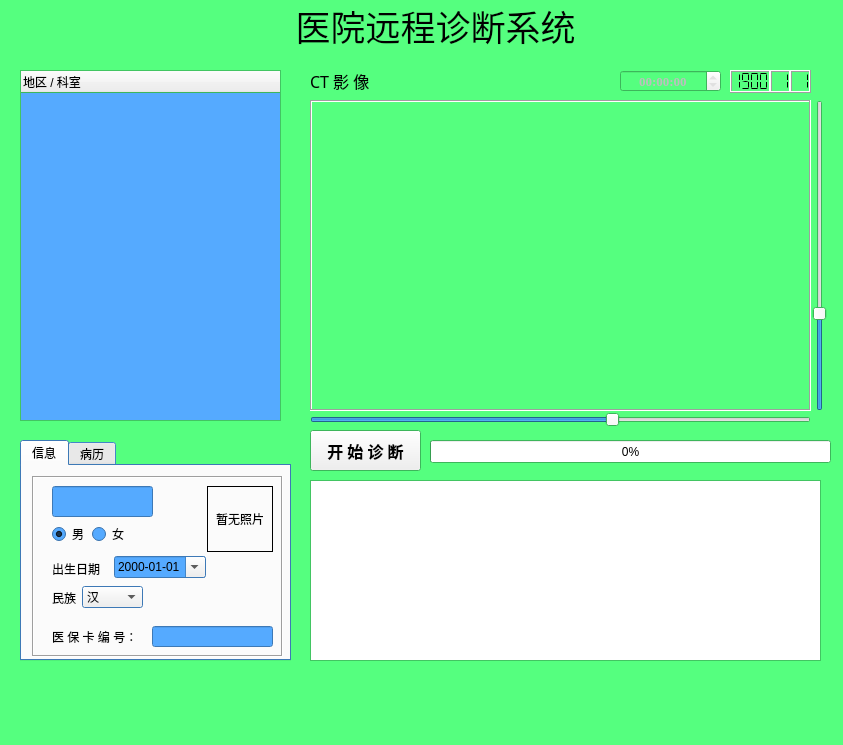
<?xml version="1.0" encoding="UTF-8"?>
<ui version="4.0">
 <class>MainWindow</class>
 <widget class="QMainWindow" name="MainWindow">
  <property name="geometry">
   <rect>
    <x>0</x>
    <y>0</y>
    <width>843</width>
    <height>745</height>
   </rect>
  </property>
  <property name="palette">
   <palette>
    <active>
     <colorrole role="Base">
      <brush brushstyle="SolidPattern">
       <color alpha="255">
        <red>255</red>
        <green>255</green>
        <blue>255</blue>
       </color>
      </brush>
     </colorrole>
     <colorrole role="Window">
      <brush brushstyle="SolidPattern">
       <color alpha="255">
        <red>85</red>
        <green>255</green>
        <blue>127</blue>
       </color>
      </brush>
     </colorrole>
    </active>
    <inactive>
     <colorrole role="Base">
      <brush brushstyle="SolidPattern">
       <color alpha="255">
        <red>255</red>
        <green>255</green>
        <blue>255</blue>
       </color>
      </brush>
     </colorrole>
     <colorrole role="Window">
      <brush brushstyle="SolidPattern">
       <color alpha="255">
        <red>85</red>
        <green>255</green>
        <blue>127</blue>
       </color>
      </brush>
     </colorrole>
    </inactive>
    <disabled>
     <colorrole role="Base">
      <brush brushstyle="SolidPattern">
       <color alpha="255">
        <red>85</red>
        <green>255</green>
        <blue>127</blue>
       </color>
      </brush>
     </colorrole>
     <colorrole role="Window">
      <brush brushstyle="SolidPattern">
       <color alpha="255">
        <red>85</red>
        <green>255</green>
        <blue>127</blue>
       </color>
      </brush>
     </colorrole>
    </disabled>
   </palette>
  </property>
  <property name="windowTitle">
   <string>CT系统</string>
  </property>
  <property name="autoFillBackground">
   <bool>true</bool>
  </property>
  <widget class="QWidget" name="centralWidget">
   <widget class="QLabel" name="label">
    <property name="geometry">
     <rect>
      <x>150</x>
      <y>0</y>
      <width>571</width>
      <height>51</height>
     </rect>
    </property>
    <property name="font">
     <font>
      <family>华文新魏</family>
      <pointsize>26</pointsize>
      <bold>false</bold>
     </font>
    </property>
    <property name="text">
     <string>医院远程诊断系统</string>
    </property>
    <property name="alignment">
     <set>Qt::AlignmentFlag::AlignCenter</set>
    </property>
   </widget>
   <widget class="QTreeWidget" name="treeWidget">
    <property name="geometry">
     <rect>
      <x>20</x>
      <y>70</y>
      <width>261</width>
      <height>351</height>
     </rect>
    </property>
    <property name="palette">
     <palette>
      <active>
       <colorrole role="Base">
        <brush brushstyle="SolidPattern">
         <color alpha="255">
          <red>85</red>
          <green>170</green>
          <blue>255</blue>
         </color>
        </brush>
       </colorrole>
       <colorrole role="Window">
        <brush brushstyle="SolidPattern">
         <color alpha="255">
          <red>85</red>
          <green>255</green>
          <blue>127</blue>
         </color>
        </brush>
       </colorrole>
      </active>
      <inactive>
       <colorrole role="Base">
        <brush brushstyle="SolidPattern">
         <color alpha="255">
          <red>85</red>
          <green>170</green>
          <blue>255</blue>
         </color>
        </brush>
       </colorrole>
       <colorrole role="Window">
        <brush brushstyle="SolidPattern">
         <color alpha="255">
          <red>85</red>
          <green>255</green>
          <blue>127</blue>
         </color>
        </brush>
       </colorrole>
      </inactive>
      <disabled>
       <colorrole role="Base">
        <brush brushstyle="SolidPattern">
         <color alpha="255">
          <red>85</red>
          <green>255</green>
          <blue>127</blue>
         </color>
        </brush>
       </colorrole>
       <colorrole role="Window">
        <brush brushstyle="SolidPattern">
         <color alpha="255">
          <red>85</red>
          <green>255</green>
          <blue>127</blue>
         </color>
        </brush>
       </colorrole>
      </disabled>
     </palette>
    </property>
    <column>
     <property name="text">
      <string>地区 / 科室</string>
     </property>
    </column>
   </widget>
   <widget class="QLabel" name="CT_Img_Label">
    <property name="geometry">
     <rect>
      <x>310</x>
      <y>100</y>
      <width>501</width>
      <height>311</height>
     </rect>
    </property>
    <property name="frameShape">
     <enum>QFrame::Shape::Box</enum>
    </property>
    <property name="frameShadow">
     <enum>QFrame::Shadow::Sunken</enum>
    </property>
    <property name="text">
     <string/>
    </property>
    <property name="pixmap">
     <pixmap>CT.jpg</pixmap>
    </property>
    <property name="scaledContents">
     <bool>true</bool>
    </property>
    <property name="alignment">
     <set>Qt::AlignmentFlag::AlignCenter</set>
    </property>
   </widget>
   <widget class="QLabel" name="label_3">
    <property name="geometry">
     <rect>
      <x>310</x>
      <y>70</y>
      <width>111</width>
      <height>21</height>
     </rect>
    </property>
    <property name="font">
     <font>
      <family>华文仿宋</family>
      <pointsize>12</pointsize>
      <bold>false</bold>
     </font>
    </property>
    <property name="text">
     <string>CT 影 像</string>
    </property>
   </widget>
   <widget class="QLCDNumber" name="yearLcdNumber">
    <property name="geometry">
     <rect>
      <x>730</x>
      <y>70</y>
      <width>41</width>
      <height>23</height>
     </rect>
    </property>
    <property name="digitCount">
     <number>4</number>
    </property>
    <property name="segmentStyle">
     <enum>QLCDNumber::SegmentStyle::Flat</enum>
    </property>
    <property name="value" stdset="0">
     <double>1900.000000000000000</double>
    </property>
   </widget>
   <widget class="QLCDNumber" name="monthLcdNumber">
    <property name="geometry">
     <rect>
      <x>770</x>
      <y>70</y>
      <width>21</width>
      <height>23</height>
     </rect>
    </property>
    <property name="digitCount">
     <number>2</number>
    </property>
    <property name="segmentStyle">
     <enum>QLCDNumber::SegmentStyle::Flat</enum>
    </property>
    <property name="value" stdset="0">
     <double>1.000000000000000</double>
    </property>
   </widget>
   <widget class="QSlider" name="verticalSlider">
    <property name="geometry">
     <rect>
      <x>810</x>
      <y>100</y>
      <width>19</width>
      <height>311</height>
     </rect>
    </property>
    <property name="value">
     <number>30</number>
    </property>
    <property name="orientation">
     <enum>Qt::Orientation::Vertical</enum>
    </property>
   </widget>
   <widget class="QSlider" name="horizontalSlider">
    <property name="geometry">
     <rect>
      <x>310</x>
      <y>410</y>
      <width>501</width>
      <height>20</height>
     </rect>
    </property>
    <property name="value">
     <number>60</number>
    </property>
    <property name="orientation">
     <enum>Qt::Orientation::Horizontal</enum>
    </property>
   </widget>
   <widget class="QTimeEdit" name="timeEdit">
    <property name="enabled">
     <bool>false</bool>
    </property>
    <property name="geometry">
     <rect>
      <x>620</x>
      <y>70</y>
      <width>101</width>
      <height>22</height>
     </rect>
    </property>
    <property name="font">
     <font>
      <family>Times New Roman</family>
      <pointsize>10</pointsize>
      <bold>true</bold>
     </font>
    </property>
    <property name="alignment">
     <set>Qt::AlignmentFlag::AlignCenter</set>
    </property>
    <property name="readOnly">
     <bool>true</bool>
    </property>
    <property name="displayFormat">
     <string>HH:mm:ss</string>
    </property>
    <property name="time">
     <time>
      <hour>0</hour>
      <minute>0</minute>
      <second>0</second>
     </time>
    </property>
   </widget>
   <widget class="QPushButton" name="startPushButton">
    <property name="geometry">
     <rect>
      <x>310</x>
      <y>430</y>
      <width>111</width>
      <height>41</height>
     </rect>
    </property>
    <property name="font">
     <font>
      <family>华文仿宋</family>
      <pointsize>12</pointsize>
      <bold>true</bold>
     </font>
    </property>
    <property name="text">
     <string>开 始 诊 断</string>
    </property>
   </widget>
   <widget class="QProgressBar" name="progressBar">
    <property name="geometry">
     <rect>
      <x>430</x>
      <y>440</y>
      <width>401</width>
      <height>23</height>
     </rect>
    </property>
    <property name="value">
     <number>0</number>
    </property>
   </widget>
   <widget class="QTabWidget" name="tabWidget">
    <property name="geometry">
     <rect>
      <x>20</x>
      <y>440</y>
      <width>271</width>
      <height>221</height>
     </rect>
    </property>
    <property name="palette">
     <palette>
      <active>
       <colorrole role="Base">
        <brush brushstyle="SolidPattern">
         <color alpha="255">
          <red>85</red>
          <green>170</green>
          <blue>255</blue>
         </color>
        </brush>
       </colorrole>
       <colorrole role="Window">
        <brush brushstyle="SolidPattern">
         <color alpha="255">
          <red>85</red>
          <green>170</green>
          <blue>255</blue>
         </color>
        </brush>
       </colorrole>
      </active>
      <inactive>
       <colorrole role="Base">
        <brush brushstyle="SolidPattern">
         <color alpha="255">
          <red>85</red>
          <green>170</green>
          <blue>255</blue>
         </color>
        </brush>
       </colorrole>
       <colorrole role="Window">
        <brush brushstyle="SolidPattern">
         <color alpha="255">
          <red>85</red>
          <green>170</green>
          <blue>255</blue>
         </color>
        </brush>
       </colorrole>
      </inactive>
      <disabled>
       <colorrole role="Base">
        <brush brushstyle="SolidPattern">
         <color alpha="255">
          <red>85</red>
          <green>170</green>
          <blue>255</blue>
         </color>
        </brush>
       </colorrole>
       <colorrole role="Window">
        <brush brushstyle="SolidPattern">
         <color alpha="255">
          <red>85</red>
          <green>170</green>
          <blue>255</blue>
         </color>
        </brush>
       </colorrole>
      </disabled>
     </palette>
    </property>
    <property name="currentIndex">
     <number>0</number>
    </property>
    <widget class="QWidget" name="tab">
     <attribute name="title">
      <string>信息</string>
     </attribute>
     <widget class="QFrame" name="frame">
      <property name="geometry">
       <rect>
        <x>10</x>
        <y>10</y>
        <width>251</width>
        <height>181</height>
       </rect>
      </property>
      <property name="palette">
       <palette>
        <active>
         <colorrole role="Base">
          <brush brushstyle="SolidPattern">
           <color alpha="255">
            <red>85</red>
            <green>170</green>
            <blue>255</blue>
           </color>
          </brush>
         </colorrole>
         <colorrole role="Window">
          <brush brushstyle="SolidPattern">
           <color alpha="255">
            <red>85</red>
            <green>170</green>
            <blue>255</blue>
           </color>
          </brush>
         </colorrole>
        </active>
        <inactive>
         <colorrole role="Base">
          <brush brushstyle="SolidPattern">
           <color alpha="255">
            <red>85</red>
            <green>170</green>
            <blue>255</blue>
           </color>
          </brush>
         </colorrole>
         <colorrole role="Window">
          <brush brushstyle="SolidPattern">
           <color alpha="255">
            <red>85</red>
            <green>170</green>
            <blue>255</blue>
           </color>
          </brush>
         </colorrole>
        </inactive>
        <disabled>
         <colorrole role="Base">
          <brush brushstyle="SolidPattern">
           <color alpha="255">
            <red>85</red>
            <green>170</green>
            <blue>255</blue>
           </color>
          </brush>
         </colorrole>
         <colorrole role="Window">
          <brush brushstyle="SolidPattern">
           <color alpha="255">
            <red>85</red>
            <green>170</green>
            <blue>255</blue>
           </color>
          </brush>
         </colorrole>
        </disabled>
       </palette>
      </property>
      <property name="frameShape">
       <enum>QFrame::Shape::Box</enum>
      </property>
      <property name="frameShadow">
       <enum>QFrame::Shadow::Sunken</enum>
      </property>
      <widget class="QLineEdit" name="nameLineEdit">
       <property name="geometry">
        <rect>
         <x>20</x>
         <y>10</y>
         <width>101</width>
         <height>31</height>
        </rect>
       </property>
       <property name="font">
        <font>
         <family>华文楷体</family>
         <pointsize>14</pointsize>
         <bold>true</bold>
        </font>
       </property>
       <property name="text">
        <string/>
       </property>
      </widget>
      <widget class="QRadioButton" name="maleRadioButton">
       <property name="geometry">
        <rect>
         <x>20</x>
         <y>50</y>
         <width>41</width>
         <height>16</height>
        </rect>
       </property>
       <property name="text">
        <string>男</string>
       </property>
       <property name="checked">
        <bool>true</bool>
       </property>
      </widget>
      <widget class="QRadioButton" name="femaleRadioButton">
       <property name="geometry">
        <rect>
         <x>60</x>
         <y>50</y>
         <width>41</width>
         <height>16</height>
        </rect>
       </property>
       <property name="text">
        <string>女</string>
       </property>
       <property name="checked">
        <bool>false</bool>
       </property>
      </widget>
      <widget class="QLabel" name="photoLabel">
       <property name="geometry">
        <rect>
         <x>175</x>
         <y>10</y>
         <width>66</width>
         <height>66</height>
        </rect>
       </property>
       <property name="frameShape">
        <enum>QFrame::Shape::Panel</enum>
       </property>
       <property name="frameShadow">
        <enum>QFrame::Shadow::Plain</enum>
       </property>
       <property name="text">
        <string>暂无照片</string>
       </property>
       <property name="scaledContents">
        <bool>true</bool>
       </property>
       <property name="alignment">
        <set>Qt::AlignmentFlag::AlignCenter</set>
       </property>
      </widget>
      <widget class="QLabel" name="label_6">
       <property name="geometry">
        <rect>
         <x>20</x>
         <y>82</y>
         <width>60</width>
         <height>21</height>
        </rect>
       </property>
       <property name="text">
        <string>出生日期</string>
       </property>
      </widget>
      <widget class="QDateEdit" name="birthDateEdit">
       <property name="geometry">
        <rect>
         <x>82</x>
         <y>80</y>
         <width>92</width>
         <height>22</height>
        </rect>
       </property>
       <property name="displayFormat">
        <string>yyyy-MM-dd</string>
       </property>
       <property name="calendarPopup">
        <bool>true</bool>
       </property>
       <property name="date">
        <date>
         <year>2000</year>
         <month>1</month>
         <day>1</day>
        </date>
       </property>
      </widget>
      <widget class="QLabel" name="label_7">
       <property name="geometry">
        <rect>
         <x>20</x>
         <y>112</y>
         <width>61</width>
         <height>20</height>
        </rect>
       </property>
       <property name="text">
        <string>民族</string>
       </property>
      </widget>
      <widget class="QComboBox" name="ethniComboBox">
       <property name="geometry">
        <rect>
         <x>50</x>
         <y>110</y>
         <width>61</width>
         <height>22</height>
        </rect>
       </property>
       <property name="currentText">
        <string>汉</string>
       </property>
       <item>
        <property name="text">
         <string>汉</string>
        </property>
       </item>
       <item>
        <property name="text">
         <string>满</string>
        </property>
       </item>
       <item>
        <property name="text">
         <string>回</string>
        </property>
       </item>
       <item>
        <property name="text">
         <string>蒙古</string>
        </property>
       </item>
       <item>
        <property name="text">
         <string>壮</string>
        </property>
       </item>
       <item>
        <property name="text">
         <string>藏</string>
        </property>
       </item>
       <item>
        <property name="text">
         <string>维吾尔</string>
        </property>
       </item>
      </widget>
      <widget class="QLabel" name="label_8">
       <property name="geometry">
        <rect>
         <x>20</x>
         <y>150</y>
         <width>91</width>
         <height>21</height>
        </rect>
       </property>
       <property name="text">
        <string>医 保 卡 编 号：</string>
       </property>
      </widget>
      <widget class="QLineEdit" name="ssnLineEdit">
       <property name="enabled">
        <bool>true</bool>
       </property>
       <property name="geometry">
        <rect>
         <x>120</x>
         <y>150</y>
         <width>121</width>
         <height>21</height>
        </rect>
       </property>
       <property name="text">
        <string/>
       </property>
       <property name="readOnly">
        <bool>false</bool>
       </property>
      </widget>
     </widget>
    </widget>
    <widget class="QWidget" name="tab_2">
     <attribute name="title">
      <string>病历</string>
     </attribute>
     <widget class="QTextEdit" name="caseTextEdit">
      <property name="geometry">
       <rect>
        <x>10</x>
        <y>10</y>
        <width>251</width>
        <height>181</height>
       </rect>
      </property>
      <property name="palette">
       <palette>
        <active>
         <colorrole role="Base">
          <brush brushstyle="SolidPattern">
           <color alpha="255">
            <red>255</red>
            <green>255</green>
            <blue>255</blue>
           </color>
          </brush>
         </colorrole>
         <colorrole role="Window">
          <brush brushstyle="SolidPattern">
           <color alpha="255">
            <red>255</red>
            <green>255</green>
            <blue>255</blue>
           </color>
          </brush>
         </colorrole>
        </active>
        <inactive>
         <colorrole role="Base">
          <brush brushstyle="SolidPattern">
           <color alpha="255">
            <red>255</red>
            <green>255</green>
            <blue>255</blue>
           </color>
          </brush>
         </colorrole>
         <colorrole role="Window">
          <brush brushstyle="SolidPattern">
           <color alpha="255">
            <red>255</red>
            <green>255</green>
            <blue>255</blue>
           </color>
          </brush>
         </colorrole>
        </inactive>
        <disabled>
         <colorrole role="Base">
          <brush brushstyle="SolidPattern">
           <color alpha="255">
            <red>255</red>
            <green>255</green>
            <blue>255</blue>
           </color>
          </brush>
         </colorrole>
         <colorrole role="Window">
          <brush brushstyle="SolidPattern">
           <color alpha="255">
            <red>255</red>
            <green>255</green>
            <blue>255</blue>
           </color>
          </brush>
         </colorrole>
        </disabled>
       </palette>
      </property>
      <property name="html">
       <string>&lt;!DOCTYPE HTML PUBLIC &quot;-//W3C//DTD HTML 4.0//EN&quot; &quot;http://www.w3.org/TR/REC-html40/strict.dtd&quot;&gt;
&lt;html&gt;&lt;head&gt;&lt;meta name=&quot;qrichtext&quot; content=&quot;1&quot; /&gt;&lt;meta charset=&quot;utf-8&quot; /&gt;&lt;style type=&quot;text/css&quot;&gt;
p, li { white-space: pre-wrap; }
hr { height: 1px; border-width: 0; }
li.unchecked::marker { content: &quot;\2610&quot;; }
li.checked::marker { content: &quot;\2612&quot;; }
&lt;/style&gt;&lt;/head&gt;&lt;body style=&quot; font-family:'Microsoft YaHei UI'; font-size:9pt; font-weight:400; font-style:normal;&quot;&gt;
&lt;p style=&quot; margin-top:0px; margin-bottom:0px; margin-left:0px; margin-right:0px; -qt-block-indent:0; text-indent:0px;&quot;&gt;&lt;span style=&quot; font-family:'SimSun'; font-size:12pt; font-weight:600;&quot;&gt;尚未填写&lt;/span&gt;&lt;/p&gt;&lt;/body&gt;&lt;/html&gt;</string>
      </property>
     </widget>
    </widget>
   </widget>
   <widget class="QTableView" name="basicTableView">
    <property name="geometry">
     <rect>
      <x>310</x>
      <y>480</y>
      <width>511</width>
      <height>181</height>
     </rect>
    </property>
   </widget>
   <widget class="QLCDNumber" name="dayLcdNumber">
    <property name="geometry">
     <rect>
      <x>790</x>
      <y>70</y>
      <width>21</width>
      <height>23</height>
     </rect>
    </property>
    <property name="digitCount">
     <number>2</number>
    </property>
    <property name="segmentStyle">
     <enum>QLCDNumber::SegmentStyle::Flat</enum>
    </property>
    <property name="value" stdset="0">
     <double>1.000000000000000</double>
    </property>
   </widget>
  </widget>
  <widget class="QMenuBar" name="menuBar">
   <property name="geometry">
    <rect>
     <x>0</x>
     <y>0</y>
     <width>843</width>
     <height>18</height>
    </rect>
   </property>
  </widget>
 </widget>
 <layoutdefault spacing="6" margin="11"/>
 <resources/>
 <connections/>
</ui>
